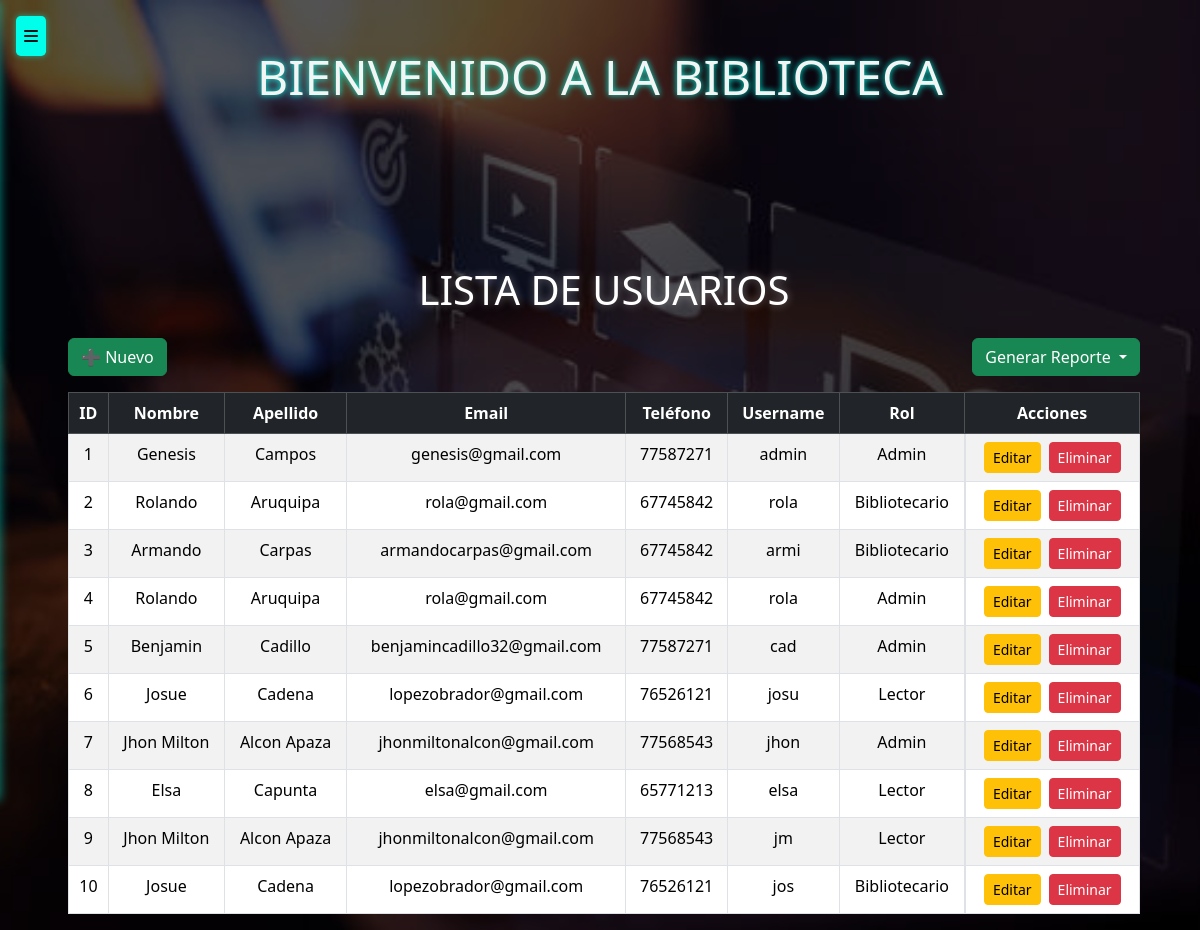
/usuarios/ (signed in), run on the app's committed database.
### models/usuario_model.py (models this page shows, shortened)
class Usuario(db.Model):
    __tablename__ = "usuarios"
    id = db.Column(db.Integer,primary_key=True)
    nombre = db.Column(db.String(80),nullable=False)
    apellido = db.Column(db.String(80),nullable=False)
    email = db.Column(db.String(120),nullable=False)
    telefono = db.Column(db.String(20),nullable=False)
    username = db.Column(db.String(20),nullable=False)
    password = db.Column(db.String,nullable=False)
    tipo = db.Column(db.String(20),nullable=False)
    @staticmethod #no depende de la clase
    def get_all():
        return Usuario.query.all()

### controllers/usuario_controllers.py (the view)
@usuario_bp.route("/")
def index():
    usuarios = Usuario.get_all()
    return usuario_view.list(usuarios)

### views/usuario_view.py (called while the page is built)
def list(usuarios):
    return render_template('usuarios/index.html', usuarios=usuarios)

### templates/usuarios/index.html (shortened to what this page needs)
{% extends 'base.html' %}
{% block content %}
<div class="container mt-4" style="max-width: 1100px;">
  <h1 class="text-center mb-4">Lista de Usuarios</h1>
  <div class="d-flex justify-content-between mb-3">
    <a href="{{ url_for('usuario.create') }}" class="btn btn-success">➕ Nuevo</a>
    <div class="btn-group">
      <button class="btn btn-success dropdown-toggle" data-bs-toggle="dropdown" aria-expanded="false">
        Generar Reporte
      </button>
    </div>
  </div>
  <table class="table table-striped table-bordered text-center mx-auto">
    <thead class="table-dark">
      <tr>
        <th>ID</th>
        <th>Nombre</th>
        <th>Apellido</th>
        <th>Email</th>
        <th>Teléfono</th>
        <th>Username</th>
        <th>Rol</th>
        <th>Acciones</th>
      </tr>
    </thead>
    <tbody>
      {% for item in usuarios %}
      <tr>
        <td>{{ item.id }}</td>
        <td>{{ item.nombre }}</td>
        <td>{{ item.apellido }}</td>
        <td>{{ item.email }}</td>
        <td>{{ item.telefono }}</td>
        <td>{{ item.username }}</td>
        <td>{{ item.tipo }}</td>
        <td class="d-flex justify-content-center gap-2">
          <a href="{{ url_for('usuario.edit', id=item.id) }}" class="btn btn-warning btn-sm">Editar</a>
          <a href="{{ url_for('usuario.delete', id=item.id) }}" class="btn btn-danger btn-sm"
             onclick="return confirm('¿Estás seguro de que deseas eliminar a {{ item.nombre }} {{ item.apellido }}?');">
             Eliminar
          </a>
        </td>
      </tr>
      {% else %}
      <tr>
        <td colspan="8" class="text-center">No hay Usuarios registrados.</td>
      </tr>
      {% endfor %}
    </tbody>
  </table>
</div>
{% endblock %}

### templates/base.html (style rules this page uses)
body { background-image: url("/static/fondobiblio.jpg"); background-size: cover; background-repeat: no-repeat; background-position: center; background-attachment: fixed; min-height: 100vh; }
body::before { content: ""; position: fixed; top: 0; left: 0; width: 100%; height: 100%; background-color: rgba(0,0,0,0.65); z-index: -1; pointer-events: none; }
h1, h2 { color: #fff; text-shadow: 0 0 8px rgba(255,255,255,0.4); text-transform: uppercase; }
.container { padding-left: 1rem; padding-top: 4rem; }

### data on the page
Usuario: id "1", nombre "Genesis", apellido "Campos", email "genesis@gmail.com", telefono "77587271", username "admin", tipo "Admin"
Usuario: id "2", nombre "Rolando", apellido "Aruquipa", email "rola@gmail.com", telefono "67745842", username "rola", tipo "Bibliotecario"
Usuario: id "3", nombre "Armando", apellido "Carpas", email "armandocarpas@gmail.com", telefono "67745842", username "armi", tipo "Bibliotecario"
Usuario: id "4", nombre "Rolando", apellido "Aruquipa", email "rola@gmail.com", telefono "67745842", username "rola", tipo "Admin"
Usuario: id "5", nombre "Benjamin", apellido "Cadillo", email "benjamincadillo32@gmail.com", telefono "77587271", username "cad", tipo "Admin"
Usuario: id "6", nombre "Josue", apellido "Cadena", email "lopezobrador@gmail.com", telefono "76526121", username "josu", tipo "Lector"
Usuario: id "7", nombre "Jhon Milton", apellido "Alcon Apaza", email "jhonmiltonalcon@gmail.com", telefono "77568543", username "jhon", tipo "Admin"
Usuario: id "8", nombre "Elsa", apellido "Capunta", email "elsa@gmail.com", telefono "65771213", username "elsa", tipo "Lector"
Usuario: id "9", nombre "Jhon Milton", apellido "Alcon Apaza", email "jhonmiltonalcon@gmail.com", telefono "77568543", username "jm", tipo "Lector"
Usuario: id "10", nombre "Josue", apellido "Cadena", email "lopezobrador@gmail.com", telefono "76526121", username "jos", tipo "Bibliotecario"
